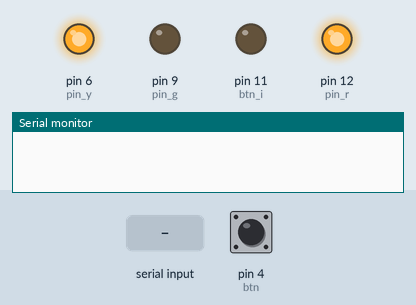
Recording of a sketch running on a simulated Arduino Uno, built with avr-gcc and run on an emulated ATmega328P. Parts: output pins drawn as LEDs (lit = HIGH), the last lines printed to the serial monitor. The inputs (shaded band) are chosen by the test bench; at power-on: pin 4 (btn) HIGH.

Above: at 1.2 s.
1.3 s: "r" received over Serial
At 2.5 s:
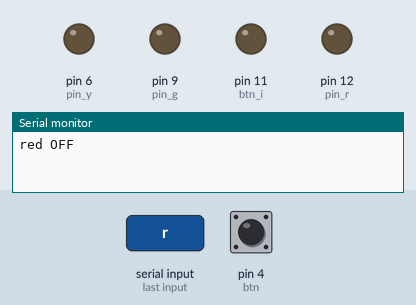
2.9 s: "Y" received over Serial
At 3.7 s:
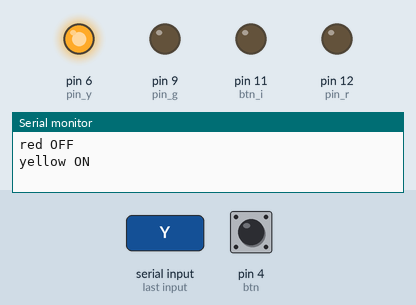
4.4 s: pin 4 (btn) pulled LOW for 0.15 s
At 4.8 s:
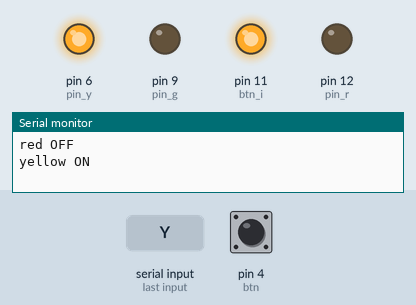
6.0 s: "R" received over Serial
At 7.2 s:
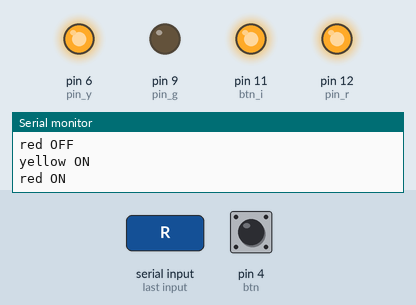
7.5 s: "G" received over Serial
At 8.4 s:
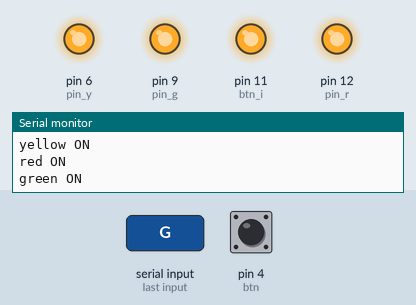
9.0 s: "y" received over Serial
At 9.6 s:
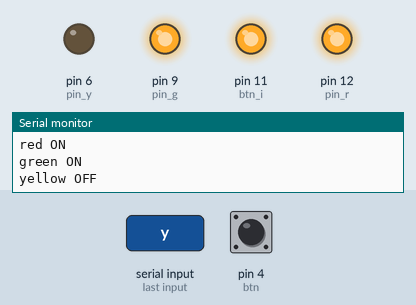
Timing chart, 0 to 11.5 s (numbered marks = the images above; inputs shaded):
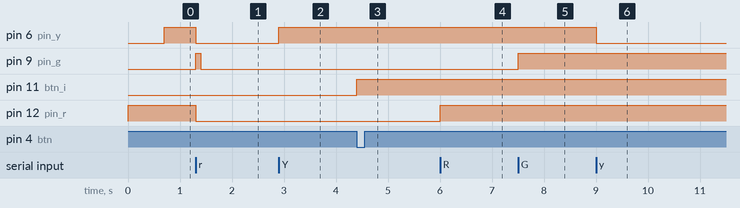

Measured:
- after the input at 1.3 s, pin 6 (pin_y), pin 12 (pin_r): goes on until 1.3 s, then stays LOW
- after the input at 2.9 s, pin 6 (pin_y): LOW → HIGH at once
- after the input at 4.4 s, pin 11 (btn_i): LOW → HIGH at once
- after the input at 6.0 s, pin 12 (pin_r): LOW → HIGH at once
- after the input at 7.5 s, pin 9 (pin_g): LOW → HIGH at once
- after the input at 9.0 s, pin 6 (pin_y): HIGH → LOW at once

The sketch:

Traffic.ino
```cpp
byte pin_g = 9;
byte pin_y = 6;
byte pin_r = 12;
byte btn_i = 11;
byte btn = 4;
byte btn_state = HIGH;
byte btn_last = HIGH;
byte state = HIGH;
byte demo = 1;
byte demo_state = 0;
byte demo_timer;
int demo_cycle = 500;
unsigned long demo_last_state_change = 0;
int cycle = 100;

void setup()
{
  // input button
  pinMode(btn, INPUT);
  digitalWrite(btn, HIGH); // pullup
  // mode LED
  pinMode(btn_i, OUTPUT);
  // traffic light LEDs
  pinMode(pin_g, OUTPUT);
  pinMode(pin_y, OUTPUT);
  pinMode(pin_r, OUTPUT);
  // start serial communication
  Serial.begin(9600);
}

void loop()
{
  byte ser;
  byte col;
  byte col_state;

  btn_state = digitalRead(btn);
  if(btn_state == LOW && btn_last == HIGH)
  {
    digitalWrite(btn_i, state);
    if(state == HIGH) state = LOW;
    else state = HIGH;
  }
  btn_last = btn_state;

  if(Serial.available() > 0)
  {
    col = 0;
    ser = Serial.read();
    switch(ser)
    {
      case 'R': Serial.println("red ON");
                col_state = HIGH;
                col = pin_r;
                break;
      case 'Y': Serial.println("yellow ON");
                col_state = HIGH;
                col = pin_y;
                break;
      case 'G': Serial.println("green ON");
                col_state = HIGH;
                col = pin_g;
                break;
      case 'r': Serial.println("red OFF");
                col_state = LOW;
                col = pin_r;
                break;
      case 'y': Serial.println("yellow OFF");
                col_state = LOW;
                col = pin_y;
                break;
      case 'g': Serial.println("green OFF");
                col_state = LOW;
                col = pin_g;
                break;
      case 'd': Serial.println("demo");
                demo = 1;
                break;
      case 't': Serial.println("timer");
                break;
      default:  Serial.print("unknown command ");
                Serial.print("-"); Serial.print(ser); Serial.print("-"); Serial.println();
                break;
    }

    if(col != 0)
    {
      if(demo == 1)
      {
        digitalWrite(pin_r, LOW);
        digitalWrite(pin_y, LOW);
        digitalWrite(pin_g, LOW);
        demo = 0;
      }
      digitalWrite(col, col_state);
    }
   }

   if(demo == 0)
   {
     delay(cycle);
     return;
   }

   if(demo_state == 0)
   {
    digitalWrite(pin_r, HIGH);
    digitalWrite(pin_y, LOW);
    digitalWrite(pin_g, LOW);
   }

   if(demo_state == 1)
   {
    digitalWrite(pin_r, HIGH);
    digitalWrite(pin_y, HIGH);
    digitalWrite(pin_g, LOW);
   }

   if(demo_state == 2)
   {
    digitalWrite(pin_r, LOW);
    digitalWrite(pin_y, LOW);
    digitalWrite(pin_g, HIGH);
   }

   if(demo_state == 3)
   {
    digitalWrite(pin_r, LOW);
    digitalWrite(pin_y, HIGH);
    digitalWrite(pin_g, LOW);
   }

   if(millis() > (demo_last_state_change + demo_cycle))
   {
     demo_last_state_change = millis();
     demo_state++;
     demo_state%=4;
   }

   delay(cycle);
}
```
